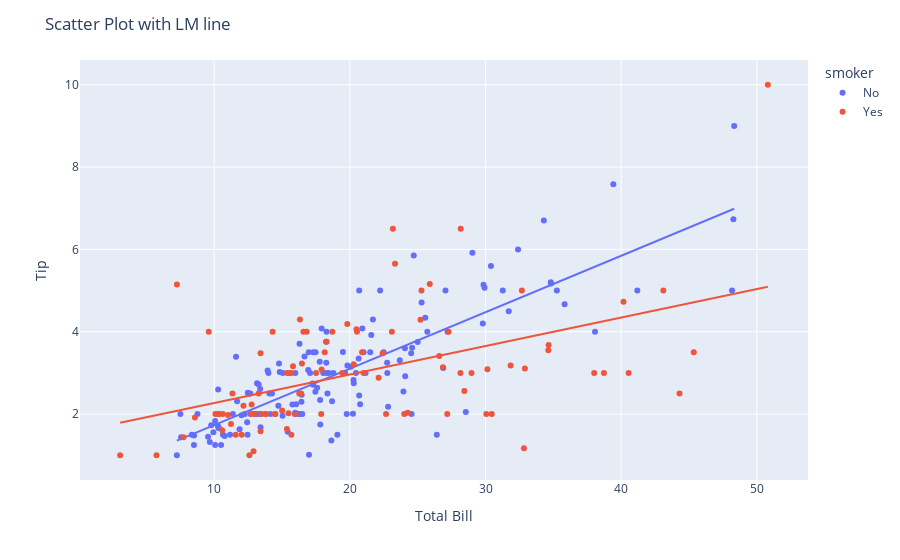

Notebook code for this chart:
### Code cell
fig = px.scatter(df, x='total_bill', y='tip', color='smoker', trendline='ols')

# add the tittle and labels for the x and y
fig.update_layout(title='Scatter Plot with LM line', xaxis_title='Total Bill', yaxis_title='Tip')
fig.show()

### Figure 1 — Plotly figure (JSON) as saved in the notebook; plotly's stock layout.template omitted (floating-point values rounded to 4 significant figures; data arrays with more than 128 entries replaced by an {"elided": "..."} marker saying what was removed)
{"data": [{"hovertemplate": "smoker=No<br>total_bill=%{x}<br>tip=%{y}<extra></extra>", "legendgroup": "No", "marker": {"color": "#636efa", "symbol": "circle"}, "mode": "markers", "name": "No", "orientation": "v", "showlegend": true, "type": "scatter", "x": {"elided": "151 float values"}, "xaxis": "x", "y": {"elided": "151 float values"}, "yaxis": "y"}, {"hovertemplate": "<b>OLS trendline</b><br>tip = 0.137156 * total_bill + 0.360069<br>R<sup>2</sup>=0.675984<br><br>smoker=No<br>total_bill=%{x}<br>tip=%{y} <b>(trend)</b><extra></extra>", "legendgroup": "No", "marker": {"color": "#636efa", "symbol": "circle"}, "mode": "lines", "name": "No", "showlegend": false, "type": "scatter", "x": {"elided": "151 float values"}, "xaxis": "x", "y": {"elided": "151 float values"}, "yaxis": "y"}, {"hovertemplate": "smoker=Yes<br>total_bill=%{x}<br>tip=%{y}<extra></extra>", "legendgroup": "Yes", "marker": {"color": "#EF553B", "symbol": "circle"}, "mode": "markers", "name": "Yes", "orientation": "v", "showlegend": true, "type": "scatter", "x": [38.01, 11.24, 20.29, 13.81, 11.02, 18.29, 3.07, 15.01, 26.86, 25.28, 17.92, 19.44, 32.68, 28.97, 5.75, 16.32, 40.17, 27.28, 12.03, 21.01, 11.35, 15.38, 44.3, 22.42, 15.36, 20.49, 25.21, 14.31, 16, 17.51, 10.59, 10.63, 50.81, 15.81, 7.25, 31.85, 16.82, 32.9, 17.89, 14.48, 9.6, 34.63, 34.65, 23.33, 45.35, 23.17, 40.55, 20.9, 30.46, 18.15, 23.1, 15.69, 19.81, 28.44, 15.48, 16.58, 10.34, 43.11, 13, 13.51, 18.71, 12.74, 16.4, 20.53, 16.47, 26.59, 38.73, 24.27, 12.76, 30.06, 25.89, 13.27, 28.17, 12.9, 28.15, 11.59, 7.74, 30.14, 12.16, 13.42, 8.58, 13.42, 16.27, 10.09, 22.12, 24.01, 15.69, 15.53, 12.6, 32.83, 27.18, 22.67], "xaxis": "x", "y": [3, 1.76, 3.21, 2, 1.98, 3.76, 1, 2.09, 3.14, 5, 3.08, 3, 5, 3, 1, 4.3, 4.73, 4, 1.5, 3, 2.5, 3, 2.5, 3.48, 1.64, 4.06, 4.29, 4, 2, 3, 1.61, 2, 10, 3.16, 5.15, 3.18, 4, 3.11, 2, 2, 4, 3.55, 3.68, 5.65, 3.5, 6.5, 3, 3.5, 2, 3.5, 4, 1.5, 4.19, 2.56, 2.02, 4, 2, 5, 2, 2, 4, 2.01, 2.5, 4, 3.23, 3.41, 3, 2.03, 2.23, 2, 5.16, 2.5, 6.5, 1.1, 3, 1.5, 1.44, 3.09, 2.2, 3.48, 1.92, 1.58, 2.5, 2, 2.88, 2, 3, 3, 1, 1.17, 2, 2], "yaxis": "y"}, {"hovertemplate": "<b>OLS trendline</b><br>tip = 0.0691739 * total_bill + 1.57804<br>R<sup>2</sup>=0.235242<br><br>smoker=Yes<br>total_bill=%{x}<br>tip=%{y} <b>(trend)</b><extra></extra>", "legendgroup": "Yes", "marker": {"color": "#EF553B", "symbol": "circle"}, "mode": "lines", "name": "Yes", "showlegend": false, "type": "scatter", "x": [3.07, 5.75, 7.25, 7.74, 8.58, 9.6, 10.09, 10.34, 10.59, 10.63, 11.02, 11.24, 11.35, 11.59, 12.03, 12.16, 12.6, 12.74, 12.76, 12.9, 13, 13.27, 13.42, 13.42, 13.51, 13.81, 14.31, 14.48, 15.01, 15.36, 15.38, 15.48, 15.53, 15.69, 15.69, 15.81, 16, 16.27, 16.32, 16.4, 16.47, 16.58, 16.82, 17.51, 17.89, 17.92, 18.15, 18.29, 18.71, 19.44, 19.81, 20.29, 20.49, 20.53, 20.9, 21.01, 22.12, 22.42, 22.67, 23.1, 23.17, 23.33, 24.01, 24.27, 25.21, 25.28, 25.89, 26.59, 26.86, 27.18, 27.28, 28.15, 28.17, 28.44, 28.97, 30.06, 30.14, 30.46, 31.85, 32.68, 32.83, 32.9, 34.63, 34.65, 38.01, 38.73, 40.17, 40.55, 43.11, 44.3, 45.35, 50.81], "xaxis": "x", "y": [1.79, 1.976, 2.08, 2.113, 2.172, 2.242, 2.276, 2.293, 2.311, 2.313, 2.34, 2.356, 2.363, 2.38, 2.41, 2.419, 2.45, 2.459, 2.461, 2.47, 2.477, 2.496, 2.506, 2.506, 2.513, 2.533, 2.568, 2.58, 2.616, 2.641, 2.642, 2.649, 2.652, 2.663, 2.663, 2.672, 2.685, 2.704, 2.707, 2.712, 2.717, 2.725, 2.742, 2.789, 2.816, 2.818, 2.834, 2.843, 2.872, 2.923, 2.948, 2.982, 2.995, 2.998, 3.024, 3.031, 3.108, 3.129, 3.146, 3.176, 3.181, 3.192, 3.239, 3.257, 3.322, 3.327, 3.369, 3.417, 3.436, 3.458, 3.465, 3.525, 3.527, 3.545, 3.582, 3.657, 3.663, 3.685, 3.781, 3.839, 3.849, 3.854, 3.974, 3.975, 4.207, 4.257, 4.357, 4.383, 4.56, 4.642, 4.715, 5.093], "yaxis": "y"}], "layout": {"legend": {"title": {"text": "smoker"}, "tracegroupgap": 0}, "margin": {"t": 60}, "title": {"text": "Scatter Plot with LM line"}, "xaxis": {"anchor": "y", "domain": [0, 1], "title": {"text": "Total Bill"}}, "yaxis": {"anchor": "x", "domain": [0, 1], "title": {"text": "Tip"}}}}
